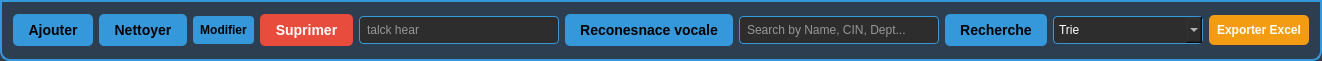
               <widget class="QFrame" name="function_frame">
                <property name="geometry">
                 <rect>
                  <x>0</x>
                  <y>360</y>
                  <width>1221</width>
                  <height>61</height>
                 </rect>
                </property>
                <property name="styleSheet">
                 <string notr="true">background-color: #2c3e50;
border-bottom-left-radius: 10px;
border-bottom-right-radius: 10px;
border: 2px solid #3498db;</string>
                </property>
                <property name="frameShape">
                 <enum>QFrame::Shape::StyledPanel</enum>
                </property>
                <property name="frameShadow">
                 <enum>QFrame::Shadow::Raised</enum>
                </property>
                <layout class="QHBoxLayout" name="horizontalLayout_2">
                 <item>
                  <widget class="QPushButton" name="add_btn_2">
                   <property name="font">
                    <font>
                     <family>Segoe UI</family>
                     <pointsize>-1</pointsize>
                     <bold>true</bold>
                    </font>
                   </property>
                   <property name="styleSheet">
                    <string notr="true">QPushButton { border: 1px solid #bdc3c7;
	background-color: #3498db;
	color: black;
	font-family: &quot;Segoe UI&quot;;
	font-size: 14px;
	font-weight: bold;
	border-radius: 5px;
	padding: 8px 15px;
	border: none;
}
QPushButton:hover {
	background-color: #2980b9;
}
QPushButton:pressed {
	background-color: #21618c;
}</string>
                   </property>
                   <property name="text">
                    <string>Ajouter</string>
                   </property>
                   <property name="icon">
                    <iconset>
                     <normaloff>../PyQt5-Video-Book-main/PyQt5-Video-Book-main/#017_Students information system/icons/add.svg</normaloff>../PyQt5-Video-Book-main/PyQt5-Video-Book-main/#017_Students information system/icons/add.svg</iconset>
                   </property>
                   <property name="iconSize">
                    <size>
                     <width>20</width>
                     <height>20</height>
                    </size>
                   </property>
                  </widget>
                 </item>
                 <item>
                  <widget class="QPushButton" name="clear_btn_2">
                   <property name="styleSheet">
                    <string notr="true">QPushButton { border: 1px solid #bdc3c7;
	background-color: #3498db;
	color: black;
	font-family: &quot;Segoe UI&quot;;
	font-size: 14px;
	font-weight: bold;
	border-radius: 5px;
	padding: 8px 15px;
	border: none;
}
QPushButton:hover {
	background-color: #2980b9;
}
QPushButton:pressed {
	background-color: #21618c;
}</string>
                   </property>
                   <property name="text">
                    <string>Nettoyer</string>
                   </property>
                   <property name="icon">
                    <iconset>
                     <normaloff>../PyQt5-Video-Book-main/PyQt5-Video-Book-main/#017_Students information system/icons/clear.svg</normaloff>../PyQt5-Video-Book-main/PyQt5-Video-Book-main/#017_Students information system/icons/clear.svg</iconset>
                   </property>
                   <property name="iconSize">
                    <size>
                     <width>20</width>
                     <height>20</height>
                    </size>
                   </property>
                  </widget>
                 </item>
                 <item>
                  <widget class="QPushButton" name="update_btn_2">
                   <property name="styleSheet">
                    <string notr="true">QPushButton { background-color: #3498db; color: black; font-weight: bold; border-radius: 4px; padding: 5px; } QPushButton:hover { background-color: #2980b9; }</string>
                   </property>
                   <property name="text">
                    <string>Modifier</string>
                   </property>
                   <property name="icon">
                    <iconset>
                     <normaloff>../PyQt5-Video-Book-main/PyQt5-Video-Book-main/#017_Students information system/icons/update.svg</normaloff>../PyQt5-Video-Book-main/PyQt5-Video-Book-main/#017_Students information system/icons/update.svg</iconset>
                   </property>
                   <property name="iconSize">
                    <size>
                     <width>20</width>
                     <height>20</height>
                    </size>
                   </property>
                  </widget>
                 </item>
                 <item>
                  <widget class="QPushButton" name="delete_btn_2">
                   <property name="styleSheet">
                    <string notr="true">QPushButton { border: 1px solid #bdc3c7;
	background-color: #e74c3c;
	color: white;
	font-family: &quot;Segoe UI&quot;;
	font-size: 14px;
	font-weight: bold;
	border-radius: 5px;
	padding: 8px 15px;
	border: none;
}
QPushButton:hover {
	background-color: #c0392b;
}
QPushButton:pressed {
	background-color: #a93226;
}</string>
                   </property>
                   <property name="text">
                    <string>Suprimer</string>
                   </property>
                   <property name="icon">
                    <iconset>
                     <normaloff>../PyQt5-Video-Book-main/PyQt5-Video-Book-main/#017_Students information system/icons/delete.svg</normaloff>../PyQt5-Video-Book-main/PyQt5-Video-Book-main/#017_Students information system/icons/delete.svg</iconset>
                   </property>
                   <property name="iconSize">
                    <size>
                     <width>20</width>
                     <height>20</height>
                    </size>
                   </property>
                  </widget>
                 </item>
                 <item>
                  <widget class="QLineEdit" name="search_input_2">
                   <property name="minimumSize">
                    <size>
                     <width>200</width>
                     <height>0</height>
                    </size>
                   </property>
                   <property name="styleSheet">
                    <string notr="true">QLineEdit { color: white; background-color: #2d2d2d; border: 1px solid #3498db; border-radius: 4px; padding: 5px; }</string>
                   </property>
                   <property name="placeholderText">
                    <string>talck hear</string>
                   </property>
                  </widget>
                 </item>
                 <item>
                  <widget class="QPushButton" name="clear_btn_3">
                   <property name="styleSheet">
                    <string notr="true">QPushButton { border: 1px solid #bdc3c7;
	background-color: #3498db;
	color: black;
	font-family: &quot;Segoe UI&quot;;
	font-size: 14px;
	font-weight: bold;
	border-radius: 5px;
	padding: 8px 15px;
	border: none;
}
QPushButton:hover {
	background-color: #2980b9;
}
QPushButton:pressed {
	background-color: #21618c;
}</string>
                   </property>
                   <property name="text">
                    <string>Reconesnace vocale</string>
                   </property>
                   <property name="icon">
                    <iconset>
                     <normaloff>../PyQt5-Video-Book-main/PyQt5-Video-Book-main/#017_Students information system/icons/clear.svg</normaloff>../PyQt5-Video-Book-main/PyQt5-Video-Book-main/#017_Students information system/icons/clear.svg</iconset>
                   </property>
                   <property name="iconSize">
                    <size>
                     <width>20</width>
                     <height>20</height>
                    </size>
                   </property>
                  </widget>
                 </item>
                 <item>
                  <widget class="QLineEdit" name="search_input">
                   <property name="minimumSize">
                    <size>
                     <width>200</width>
                     <height>0</height>
                    </size>
                   </property>
                   <property name="styleSheet">
                    <string notr="true">QLineEdit { color: white; background-color: #2d2d2d; border: 1px solid #3498db; border-radius: 4px; padding: 5px; }</string>
                   </property>
                   <property name="placeholderText">
                    <string>Search by Name, CIN, Dept...</string>
                   </property>
                  </widget>
                 </item>
                 <item>
                  <widget class="QPushButton" name="search_btn_2">
                   <property name="styleSheet">
                    <string notr="true">QPushButton { border: 1px solid #bdc3c7;
	background-color: #3498db;
	color: black;
	font-family: &quot;Segoe UI&quot;;
	font-size: 14px;
	font-weight: bold;
	border-radius: 5px;
	padding: 8px 15px;
	border: none;
}
QPushButton:hover {
	background-color: #2980b9;
}
QPushButton:pressed {
	background-color: #21618c;
}</string>
                   </property>
                   <property name="text">
                    <string>Recherche</string>
                   </property>
                   <property name="icon">
                    <iconset>
                     <normaloff>../PyQt5-Video-Book-main/PyQt5-Video-Book-main/#017_Students information system/icons/search.svg</normaloff>../PyQt5-Video-Book-main/PyQt5-Video-Book-main/#017_Students information system/icons/search.svg</iconset>
                   </property>
                   <property name="iconSize">
                    <size>
                     <width>20</width>
                     <height>20</height>
                    </size>
                   </property>
                  </widget>
                 </item>
                 <item>
                  <widget class="QComboBox" name="sort_combo">
                   <property name="minimumSize">
                    <size>
                     <width>150</width>
                     <height>0</height>
                    </size>
                   </property>
                   <property name="styleSheet">
                    <string notr="true">QComboBox { color: white; background-color: #2d2d2d; border: 1px solid #3498db; border-radius: 4px; padding: 5px; }</string>
                   </property>
                   <property name="placeholderText">
                    <string>Trie</string>
                   </property>
                   <item>
                    <property name="text">
                     <string>ID (Asc)</string>
                    </property>
                   </item>
                   <item>
                    <property name="text">
                     <string>ID (Desc)</string>
                    </property>
                   </item>
                   <item>
                    <property name="text">
                     <string>Name (A-Z)</string>
                    </property>
                   </item>
                   <item>
                    <property name="text">
                     <string>Name (Z-A)</string>
                    </property>
                   </item>
                  </widget>
                 </item>
                 <item>
                  <widget class="QPushButton" name="export_excel_btn">
                   <property name="styleSheet">
                    <string notr="true">QPushButton { background-color: #f39c12; color: white; border-radius: 5px; padding: 8px; font-weight: bold; border: none; }
QPushButton:hover { background-color: #e67e22; }</string>
                   </property>
                   <property name="text">
                    <string>Exporter Excel</string>
                   </property>
                  </widget>
                 </item>
                </layout>
               </widget>
